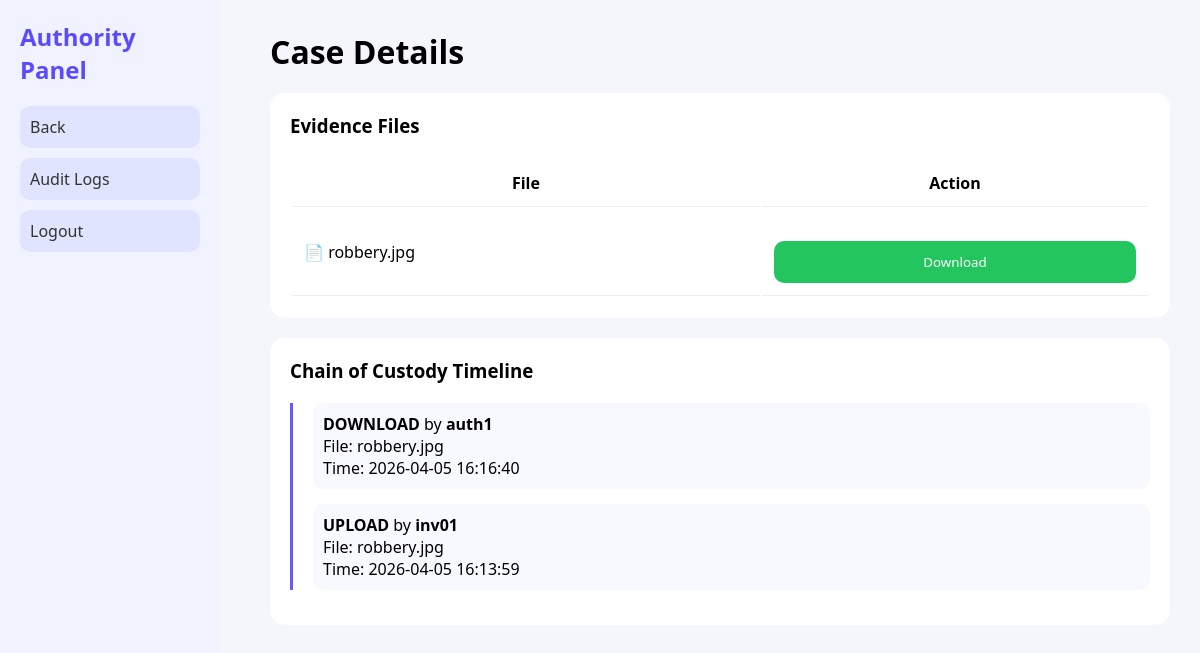
The app's page /case/1 (signed in) with its own data.
### tables this page shows
CREATE TABLE evidence(
        id INTEGER PRIMARY KEY AUTOINCREMENT,
        filename TEXT,
        case_id INTEGER,
        hash TEXT,
        nonce BLOB,
        tag BLOB,
        key BLOB
    );

CREATE TABLE logs(
        id INTEGER PRIMARY KEY AUTOINCREMENT,
        file TEXT,
        case_id INTEGER,
        user TEXT,
        action TEXT,
        time TIMESTAMP DEFAULT CURRENT_TIMESTAMP
    );

### app.py (the view)
@app.route("/case/<int:id>")
def case_details(id):
    if "role" not in session or session["role"] != "Authority":
        return redirect("/login")
    db = get_db()
    evidence = db.execute(
        "SELECT * FROM evidence WHERE case_id=?", (id,)
    ).fetchall()
    logs = db.execute(
        "SELECT * FROM logs WHERE case_id=? ORDER BY time DESC", (id,)
    ).fetchall()
    return render_template(
        "case_details.html",
        evidence=evidence,
        logs=logs,
        case_id=id
    )

### app.py (called while the page is built)
def get_db():
    return sqlite3.connect("database.db")

### templates/case_details.html (shortened to what this page needs)
<!DOCTYPE html>
<html>
<head>
<link rel="stylesheet" href="/static/css/style.css">
</head>
<body>
<div class="sidebar">
    <h2>Authority Panel</h2>
    <a href="/authority">Back</a>
    <a href="/logs">Audit Logs</a>
    <a href="/logout">Logout</a>
</div>
<div class="main">
<h1>Case Details</h1>
<div class="box">
<h3>Evidence Files</h3>
<table>
<tr>
<th>File</th>
<th>Action</th>
</tr>
{% for e in evidence %}
<tr>
<td>📄 {{e[1]}}</td>
<td>
<a href="/download/{{e[0]}}">
<button class="btn btn-success">Download</button>
</a>
</td>
</tr>
{% endfor %}
</table>
</div>
<div class="box">
<h3>Chain of Custody Timeline</h3>
<div class="timeline">
{% for l in logs %}
<div class="event">
<strong>{{l[4]}}</strong> by <b>{{l[3]}}</b><br>
File: {{l[1]}}<br>
Time: {{l[5]}}
</div>
{% endfor %}
</div>
</div>
</div>
</body>
</html>

### static/css/style.css (style rules this page uses)
* { margin: 0; padding: 0; box-sizing: border-box; font-family: 'Segoe UI', sans-serif; }
body { background: #f4f6fb; }
.btn { width: 100%; padding: 12px; margin-top: 20px; border: none; border-radius: 10px; cursor: pointer; color: white; }
.btn-success { background: #22c55e; }
.sidebar { width: 220px; background: #f0f2ff; height: 100vh; padding: 20px; position: fixed; }
.sidebar h2 { color: #5a4bff; margin-bottom: 20px; }
.sidebar a { display: block; padding: 10px; background: #e0e4ff; margin: 10px 0; border-radius: 10px; text-decoration: none; color: #333; }
.main { margin-left: 240px; padding: 30px; }
.box { background: white; padding: 20px; border-radius: 15px; margin-top: 20px; }
table { width: 100%; margin-top: 20px; }
td, th { padding: 12px; border-bottom: 1px solid #eee; }

### templates/case_details.html (style rules this page uses)
.timeline { margin-top: 20px; border-left: 3px solid #6a5af9; padding-left: 20px; }
.event { margin-bottom: 15px; padding: 10px; background: #f8f9ff; border-radius: 10px; }

### records on screen
evidence: filename "robbery.jpg"
logs: action "DOWNLOAD", user "auth1", file "robbery.jpg", time "2026-04-05 16:16:40"
logs: action "UPLOAD", user "inv01", file "robbery.jpg", time "2026-04-05 16:13:59"
